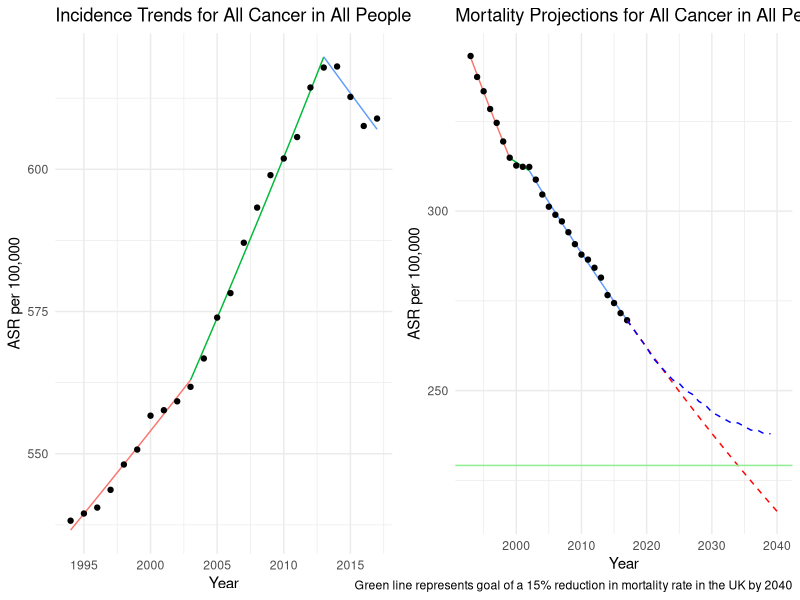
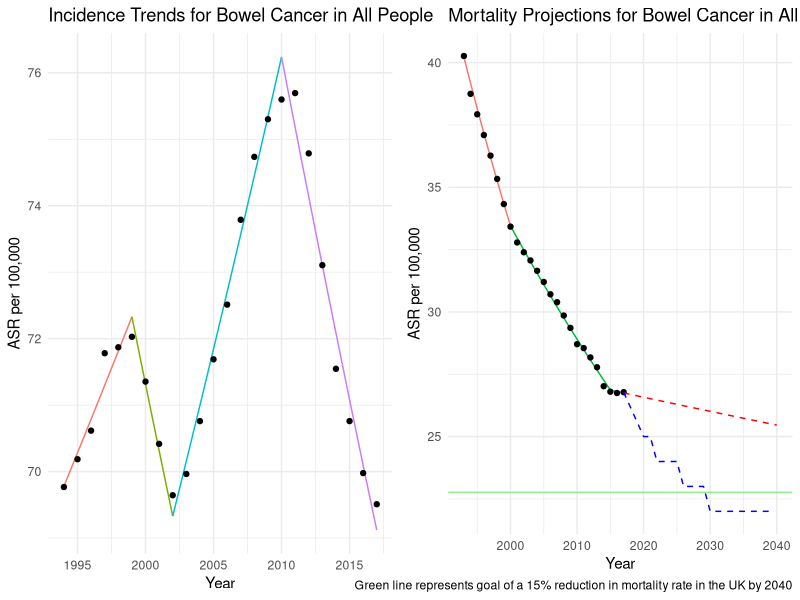
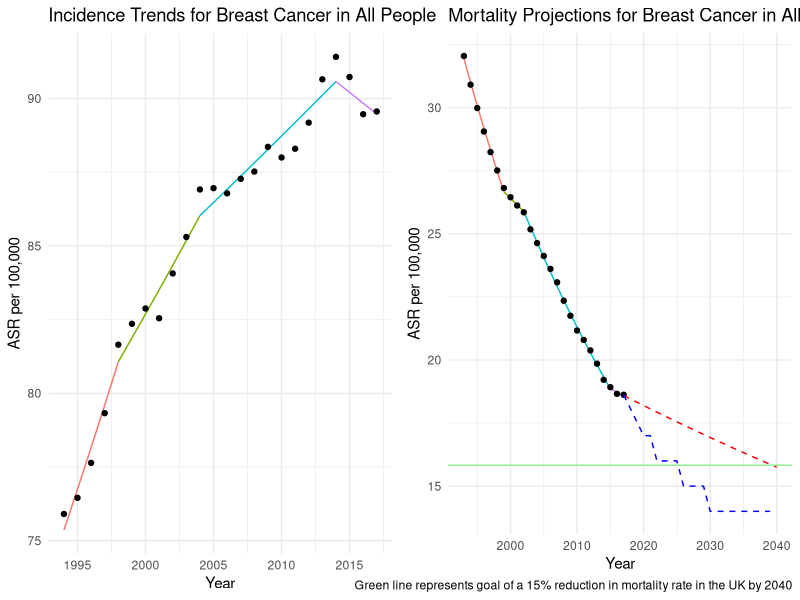
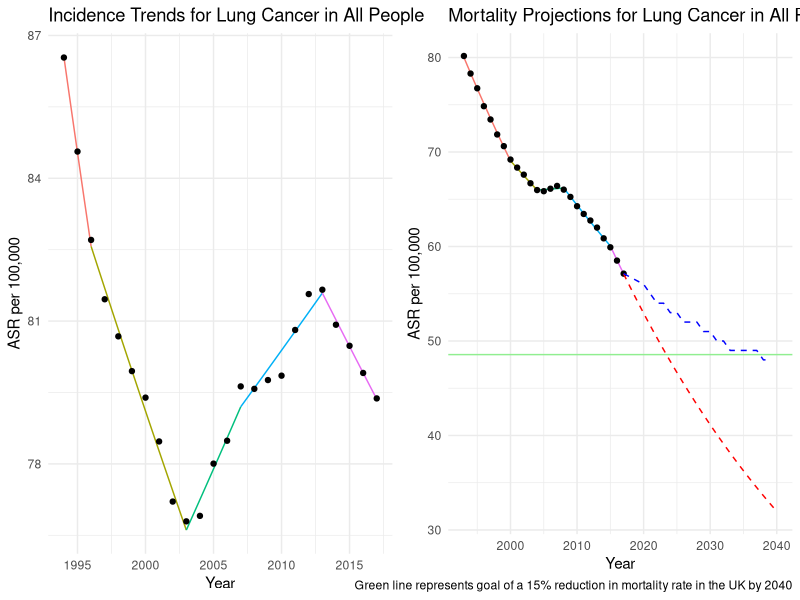
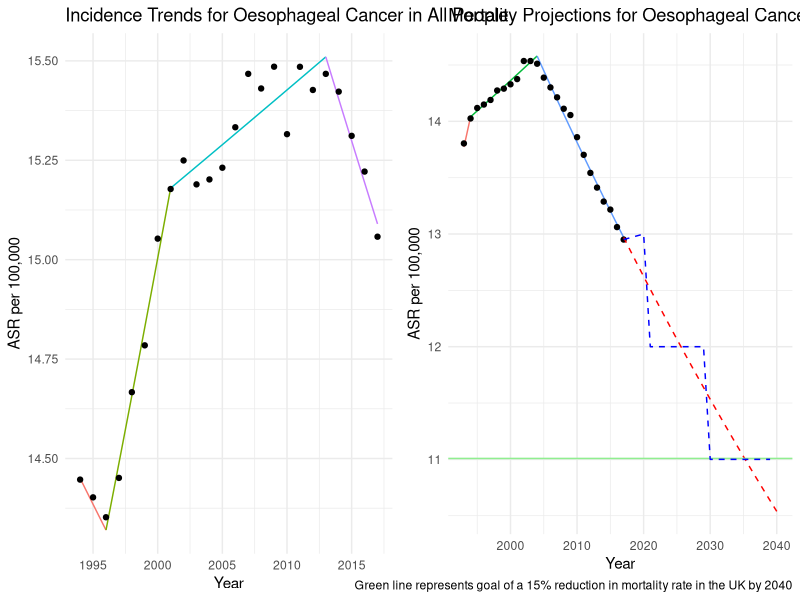
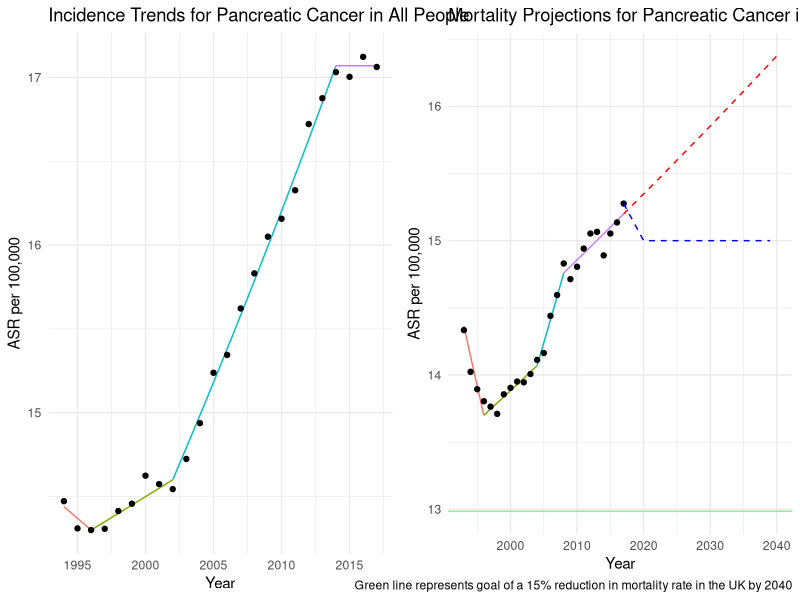
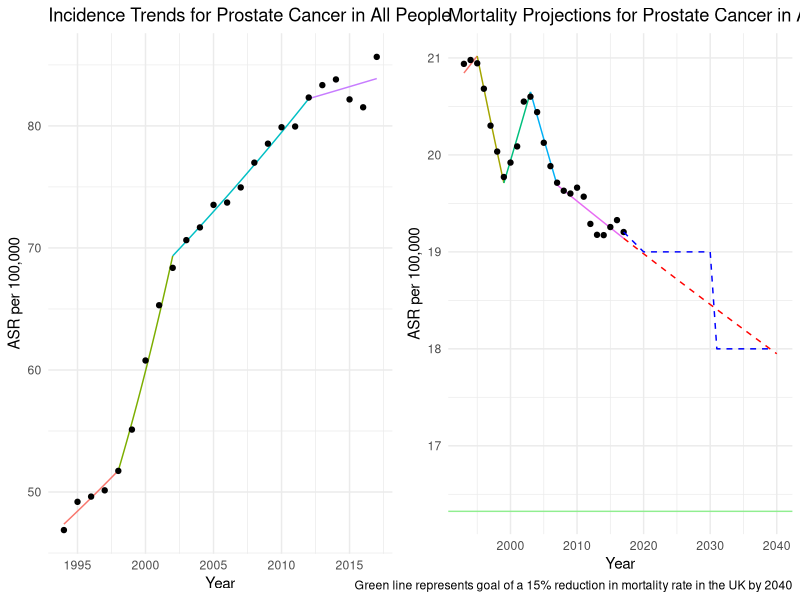

R code for these plots, in order:
## ---- chunk 1
library(dplyr)
library(readxl)
library(ggplot2)
library(gridExtra)
library(scales)
library(stringr)
library(tidyr)
## ---- chunk 2
# knitr::opts_knit$set(root.dir = "C:/Users/rfrost/OneDrive - The Institute of Cancer Research/Documents/Position Paper/Data")
knitr::opts_knit$set(root.dir = "C:/Users/rfrost/OneDrive - The Institute of Cancer Research/Documents/UK-cancer-trends/Data")
knitr::opts_chunk$set(echo = FALSE)
theme_set(theme_minimal())
## ---- chunk 3

extract_joinpoint_splines_CRUK <- function(data_jp){
  
  # Getting initial joins, as well as the APC (just before) the joins
  joins <- data_jp |>
    mutate(APC = case_when(!is.na(Flag) ~ lag(APC), TRUE ~ APC)) |>
    filter(grepl(Flag, pattern = "Joinpoint")) |>
    mutate(section = as.numeric(gsub(Flag, pattern = "Joinpoint ", replacement = "")))
  
  # Need a second set so we have full joins for both sides
  joins2 <- joins |>
    mutate(section = section + 1)
  
  # Getting start and end points and adding in joins from there
  start_end <- data_jp |>
    filter(row_number() %in% c(1, nrow(data_jp))) |>
    arrange(Year) |>
    mutate(section = case_when(
      row_number() == 1 ~ 1,
      row_number() == 2 ~ Joinpoints[1] + 1
    )) |>
    rbind(joins) |>
    rbind(joins2) |>
    mutate(APC = as.numeric(gsub(APC, pattern = "\\*", replacement = ""))) |>
    select(Year, Model, section, APC) |>
    arrange(Year, section)
  
  
  output_data <- data.frame()

  # Adding in points to get to exponential curves
  for(i in 1:(max(data_jp$Joinpoints)+1)){
    
    tempdata <- start_end[start_end$section == i,]

    new_data <- data.frame(Year = seq(tempdata$Year[1], tempdata$Year[2], by = 0.1))
    new_data$Model <- seq(log(tempdata$Model[1]), log(tempdata$Model[2]), by = (log(tempdata$Model[2]) - log(tempdata$Model[1]))/(nrow(new_data)-1))
    new_data$Model <- exp(new_data$Model)
    new_data$section <- i
    new_data$APC <- tempdata$APC[!is.na(tempdata$APC)][2]

    output_data <- rbind(output_data, new_data)

  }
  
  return(output_data)
  
}

get_proj_data_CRUK <- function(data, data_jp, projection.yr){
  
 final <- data_jp |>
    arrange(desc(Year)) |>
    filter(row_number() == 1) |>
    mutate(APC = as.numeric(gsub(APC, pattern = "\\*", replacement = "")),
           APCnew = 1 + APC/100)
  
  proj_data <- data.frame(Year = seq(final$Year, projection.yr, by = 0.1))
  proj_data$lograte <- seq(from = log(final$Model), by = log((final$APCnew)^(1/10)), length.out = nrow(proj_data))
  proj_data$rate <- exp(proj_data$lograte)
  
  return(proj_data)
    
}


plot_joinpoint_output_CRUK <- function(cancer, sex = "All", data, data_jp, incmort, start.yr = NA, projection.yr = NA, projection.target = NA, report.APC = FALSE, cruk_proj = NA){
  
  # browser()
  
  data <- data |> 
    filter(Cancer.Type == cancer)
  
  # Filter both dataframes for the relevant data
  data <- data |>
    filter(Sex == sex) |>
    filter(Year >= max(c(start.yr, min(Year)), na.rm = T))
  
  data_jp <- data_jp |>
    filter(Cancer.Type == cancer, Sex == sex)
  
  # Call function to extract useful information from joinpoint data
  jp_plot <- extract_joinpoint_splines_CRUK(data_jp) |>
    filter(Year >= max(c(start.yr, min(Year)), na.rm = T))
  
  # Recoding sex label for plot
  # sex_lab <- ifelse(sex == 2, "Women", "Men")
  
  # Making variable for dynamic plot title generation
  projection <- !is.na(projection.yr)
  proj_lab <- ifelse(projection, "Projections", "Trends")
  
  # Initial plotting of trends
  plot <- ggplot() +
    geom_line(data = jp_plot, aes(x = Year, y = Model, colour = factor(APC, levels = unique(APC), labels = round(unique(APC), digits = 2)))) +
    geom_point(data = data, aes(x = Year, y = `ASR (Europe)`)) +
    scale_colour_discrete() +
    # guides(colour = "none") +
    # geom_point(data = jp_plot, aes(x = Year, y = Model, colour = section)) +
    ggtitle(paste0(incmort, " ", proj_lab, " for ", cancer, " Cancer in ", sex)) +
    scale_x_continuous(breaks = pretty_breaks()) +
    ylab("ASR per 100,000")
      
  
  # If projection is desired, impute data to that point.
  if(projection){
    
    proj_data <- get_proj_data_CRUK(data, data_jp, projection.yr)
    
    # Plotting extrapolation
    plot <- plot +
      geom_line(data = proj_data, aes(x = Year, y = rate), colour = "red", linetype = "dashed")
  
    # If target is desired, plotting green box around the target
    if(!is.na(projection.target)){
      
      # Getting final ASR data point to project from
      final_ASR <- data |>
        arrange(desc(Year)) |>
        filter(row_number()==1) |>
        pull(`ASR (Europe)`)
      
        # geom_hline(yintercept = final_data$`ASR (Europe)`*projection.target, colour = "forestgreen")
      plot <- plot + 
        # annotate("rect", xmin = max(data$Year), xmax = Inf,ymin = -Inf, 
        #                       ymax = final_ASR*projection.target,
        #                       alpha = 0.2, fill = "lightgreen") +
        geom_hline(yintercept = final_ASR*projection.target, colour = "lightgreen") +
        labs(caption = paste0("Green line represents goal of a ", 100*(1-projection.target), "% reduction in mortality rate in the UK by ", projection.yr))
    }
  }
  
  if(length(cruk_proj)!=1){
    cruk_proj <- cruk_proj |>
      filter(Sex==sex, `Cancer Type` == cancer, Year <= projection.yr)

    
    plot <- plot +
      geom_line(data = cruk_proj, aes(x = Year, y = `ASR (Europe)`), colour = "blue", linetype = "dashed") # +
      # guides(override.aes = list(linetype = c("solid", "dashed", "dashed"),
      #                            colour = c("black", "red", "blue")),
      #        title = "Sources")
    
    report.APC = FALSE
  }
    
  
  # If reported APC is desired, plot legend.
  if(report.APC){
    plot <- plot +
      labs(colour = "APC (%)")
  } else {
    plot <- plot +
      guides(colour = "none")
  }
  
  return(plot)
  
}

## ---- chunk 4

cancers <- c("All Cancers Combined excluding Non-Melanoma Skin Cancer (C00-C97 (excl. C44))", "All Cancers Combined (C00-C97)", "Bowel Cancer (C18-C20)", "Breast Cancer (C50)", "Lung Cancer (C33-C34)", "Oesophageal Cancer (C15)",
             "Pancreatic Cancer (C25)", "Prostate Cancer (C61)")

proj_inc <- read_excel("Cancer_Projection_Data_CRUK.xlsx", sheet = "Incidence")

proj_inc <- as.data.frame(proj_inc)

proj_inc <- proj_inc[,proj_inc[1,]!="Average New Cases Per Year\r\n(observed to 2016-2018; projected from 2019-2021)"]
proj_inc[1,4:6] <- c("All", "Women", "Men")
colnames(proj_inc) <- proj_inc[1,]
proj_inc <- proj_inc[-1,]

proj_inc <- proj_inc |>
  pivot_longer(cols = c("All", "Men", "Women")) |>
  rename(Sex = name, `ASR (Europe)` = value) |>
  mutate(Year = as.numeric(substr(Year, start = 1, stop = 4)) + 1,
         `ASR (Europe)` = as.numeric(`ASR (Europe)`)) |>
  filter(Year >= 2017, `Cancer Type` %in% cancers, !is.na(`ASR (Europe)`))


proj_mort <- read_excel("Cancer_Projection_Data_CRUK.xlsx", sheet = "Mortality")

proj_mort <- as.data.frame(proj_mort)

proj_mort <- proj_mort[,proj_mort[1,]!="Average New Cases Per Year\r\n(observed to 2016-2018; projected from 2019-2021)"]
proj_mort[1,4:6] <- c("All", "Women", "Men")
colnames(proj_mort) <- proj_mort[1,]
proj_mort <- proj_mort[-1,]

proj_mort <- proj_mort |>
  pivot_longer(cols = c("All", "Men", "Women")) |>
  rename(Sex = name, `ASR (Europe)` = value) |>
  mutate(Year = as.numeric(substr(Year, start = 1, stop = 4)) + 1,
         `ASR (Europe)` = as.numeric(`ASR (Europe)`)) |>
  filter(Year >= 2017, `Cancer Type` %in% cancers, !is.na(`ASR (Europe)`))



## ---- chunk 5

data_inc <- read.csv("Cancer_Incident_Data_CRUK.txt") |>
  rename(`ASR (Europe)` = ASR..Europe.) |>
  mutate(Cancer.Type = str_replace(Cancer.Type, " .*", "")) |>
  mutate(Sex = ifelse(Sex == "All", "All People", Sex))

data_mort <- read.csv("Cancer_Mortality_Data_CRUK.txt") |>
  rename(`ASR (Europe)` = ASR..Europe.) |>
  mutate(Cancer.Type = str_replace(Cancer.Type, " .*", "")) |>
  mutate(Sex = ifelse(Sex == "All", "All People", Sex))

incidence_jp <- read.delim("Cancer_Incident_Joinpoint_CRUK.txt", sep = "\t") |>
  mutate(Cancer.Type = str_replace(Cancer.Type, " .*", "")) |>
  mutate(Sex = ifelse(Sex == "All", "All People", Sex))

mortality_jp <- read.delim("Cancer_Mortality_Joinpoint_CRUK.txt", sep = "\t") |>
  mutate(Cancer.Type = str_replace(Cancer.Type, " .*", "")) |>
  mutate(Sex = ifelse(Sex == "All", "All People", Sex))

proj_inc <- proj_inc |>
  mutate(`Cancer Type` = str_replace(`Cancer Type`, " .*", "")) |>
  mutate(Sex = ifelse(Sex == "All", "All People", Sex))

proj_mort <- proj_mort |>
  mutate(`Cancer Type` = str_replace(`Cancer Type`, " .*", "")) |>
  mutate(Sex = ifelse(Sex == "All", "All People", Sex))


cancers <- unique(data_inc$Cancer.Type)

for(cancer in cancers){
  p1 <- plot_joinpoint_output_CRUK(cancer = cancer, sex = "All People", data = data_inc, data_jp = incidence_jp, incmort = "Incidence")
  p2 <- plot_joinpoint_output_CRUK(cancer = cancer, sex = "All People", data = data_mort, data_jp = mortality_jp, incmort = "Mortality",
                                   projection.yr = 2040, projection.target = 0.85, cruk_proj = proj_mort, start.yr = 1993)
  grid.arrange(p1, p2, nrow = 1, widths = c(4,4))
}
